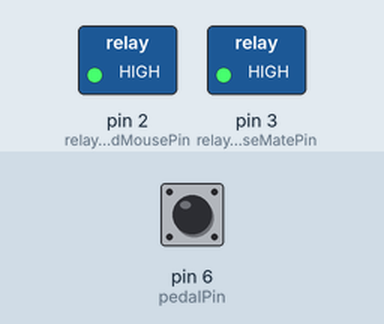
Simulated run of this sketch. Board: Arduino Uno, built with avr-gcc and run on an emulated ATmega328P. Shown: switched loads named in the sketch (green lamp = pin HIGH). Inputs (shaded band) come from the test bench; at power-on: pin 6 (pedalPin) HIGH.

Above: at 1.2 s.
1.3 s: pin 6 (pedalPin) pulled LOW for 0.15 s
At 1.37 s:
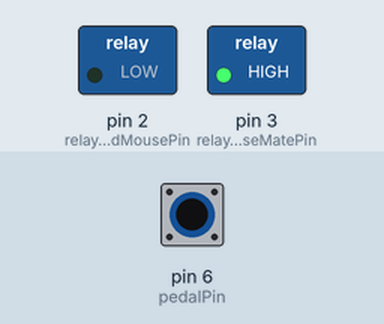
2.9 s: pin 6 (pedalPin) pulled LOW for 3.2 s
At 7.0 s:
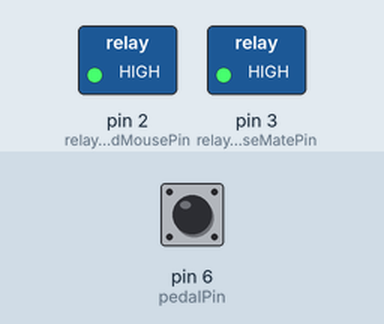
Timing chart, 0 to 8.5 s (numbered marks = the images above; inputs shaded):
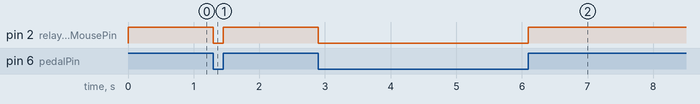

The sketch:

OnePedal.ino
```cpp
/*
 * OnePedal
 * By Erik Van Reusel
 * A sketch which will send a mouse click (or click and hold) using a relay, and send a short pulse to another relay to turn on a smart home device (HouseMate)
 */

#include "ClickButton.h"

// the LED

int relayHeadMousePin = 2;
int relayHouseMatePin = 3;


// the Pin where the pedal is connected to
const int pedalPin = 6;
//define as a clickbutton/input.
ClickButton pedalButton(pedalPin, LOW, CLICKBTN_PULLUP);

void setup()
{
  //the void 'setup' will execute when the arduino powers on, so basically once
  //define the relays as output
  pinMode(relayHeadMousePin,OUTPUT);
  pinMode(relayHouseMatePin,OUTPUT);
  //
  Serial.begin(9600);
  // Setup button timers (all in milliseconds / ms)
  pedalButton.debounceTime   = 20;   // Debounce timer in ms
  pedalButton.multiclickTime = 500;  // Time limit for multi clicks
  pedalButton.longClickTime  = 1000; // time until "held-down clicks" register
  //send a "HIGH" signal to the relays (The relay is then turned off)
    digitalWrite(relayHouseMatePin, HIGH);
    digitalWrite(relayHouseMatePin, HIGH);

}


void loop()
{
  //This code will run over and over again after the setup is done.
  // Update button/pedal state
  pedalButton.Update();
  //set the signal of the relay to the state of the pedal pin
  digitalWrite(relayHeadMousePin,digitalRead(pedalPin));

  if(pedalButton.clicks == 3) houseMateClick();
}
void houseMateClick()
{
  // set the relay to LOW, which will turn it on
  digitalWrite(relayHouseMatePin, LOW);
  //wait for 200 milliseconds
  delay(200);
  //give a HIGH signal to the housemate relay, causing the relay to turn off.
  digitalWrite(relayHouseMatePin, HIGH);

}
```

Measured:
- after the input at 1.3 s, pin 2 (relayHeadMousePin): HIGH → LOW at once, → HIGH 0.15 s later
- after the input at 2.9 s, pin 2 (relayHeadMousePin): HIGH → LOW at once, → HIGH 3.2 s later
